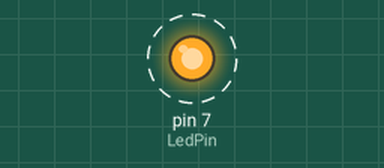
A sketch run on a simulated Arduino Uno, built with avr-gcc and run on an emulated ATmega328P. On the bench: output pins drawn as LEDs (lit = HIGH). Dashed ring = blinking. What the sketch prints to the serial monitor is not drawn.

Above: at 0.5 s.
Timing chart, 0 to 4.6 s (numbered marks = the images above):
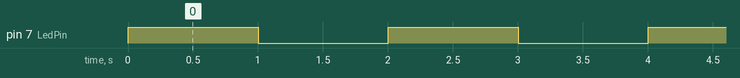

The sketch:

009.ino
```cpp
int baud = 9600;

int LedPin = 7;
int oneSecond = 1000;
String messOn = "LED is on.";
String messOff = "LED is off.";

void setup() {
  // put your setup code here, to run once:
  pinMode(LedPin, OUTPUT);
  Serial.begin(baud);
}

void loop() {
  // put your main code here, to run repeatedly:
  digitalWrite(LedPin, HIGH);
  Serial.println(messOn);
  delay(oneSecond);
  digitalWrite(LedPin, LOW);
  Serial.println(messOff);
  delay(oneSecond);
}
```

Measured:
- by itself, pin 7 (LedPin): alternates HIGH for 1.0 s and LOW for 1.0 s
